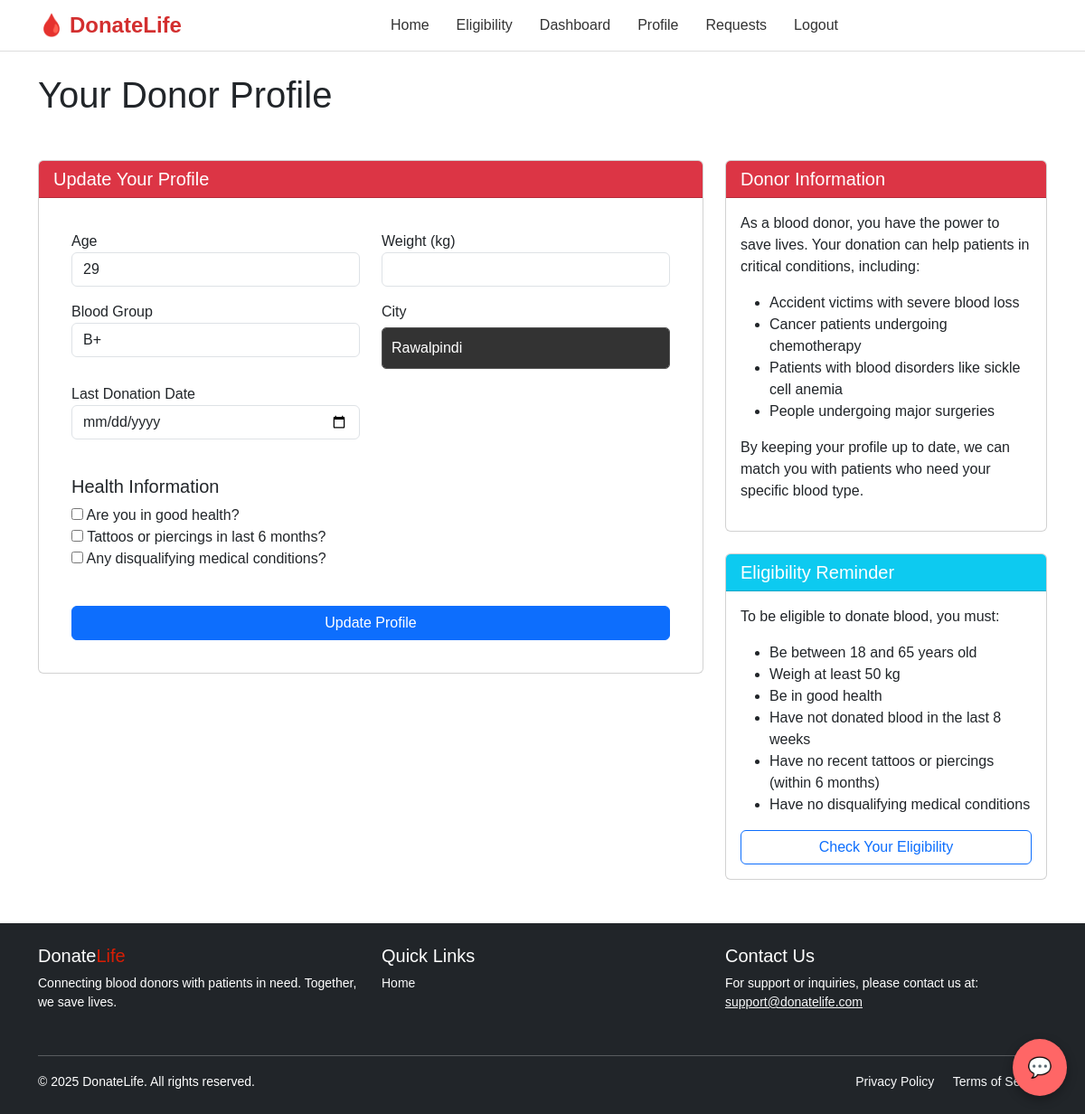
/accounts/profile/donor/ (signed in), run on an earlier commit of the app's database.
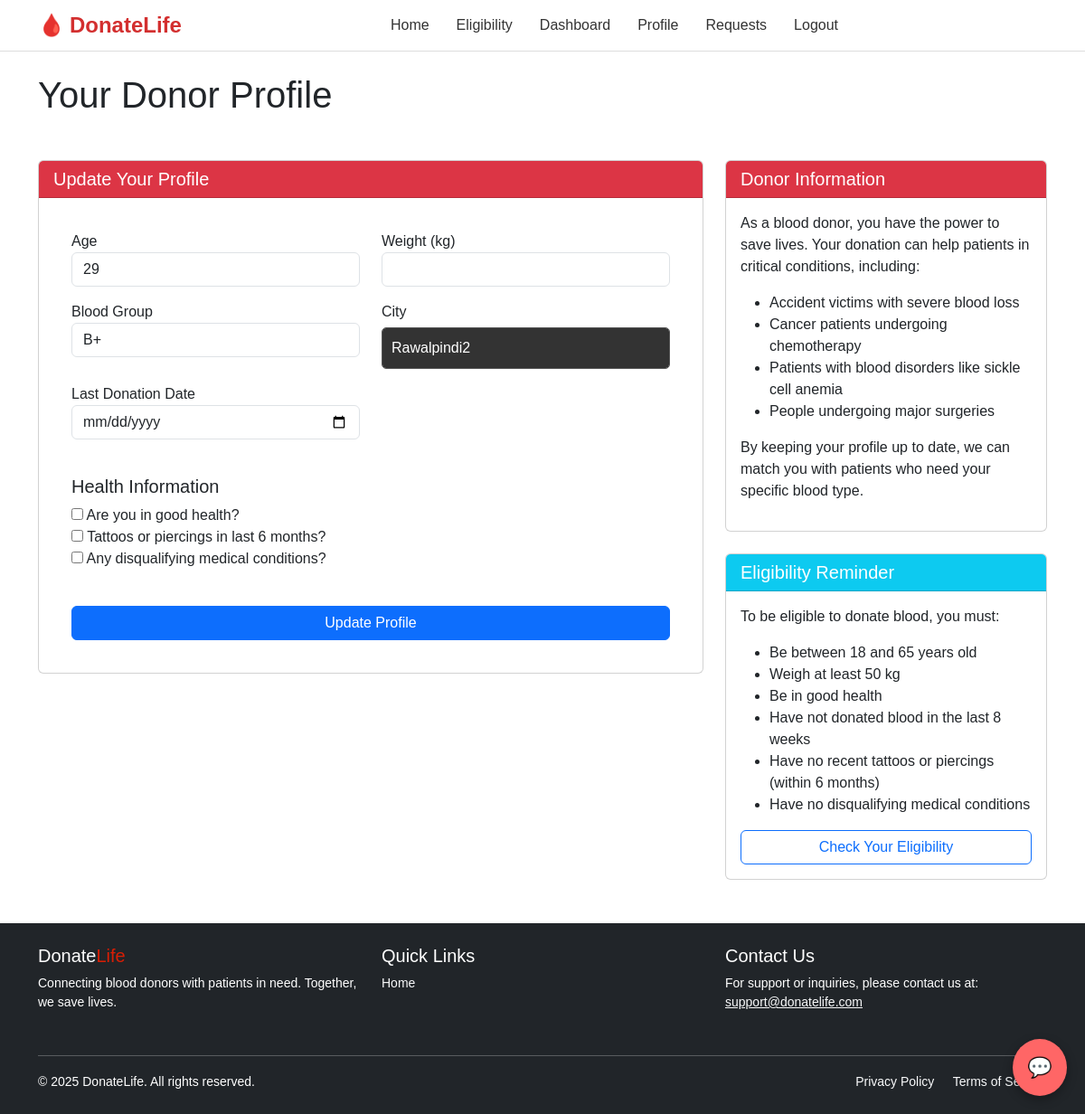
And on a later commit of the database.
### accounts/models.py (models this page shows, shortened)
class User(AbstractUser):
    ROLE_CHOICES = (
        ('donor', 'Blood Donor'),
        ('patient', 'Patient'),
        ('admin', 'Admin'),
    )
    role = models.CharField(max_length=10, choices=ROLE_CHOICES)
    age = models.IntegerField(null=True, blank=True)
    weight = models.FloatField(null=True, blank=True)
    blood_group = models.CharField(max_length=5, choices=[
        ('A+', 'A+'), ('A-', 'A-'),
        ('B+', 'B+'), ('B-', 'B-'),
        ('O+', 'O+'), ('O-', 'O-'),
        ('AB+', 'AB+'), ('AB-', 'AB-'),
    ], null=True, blank=True)
    city = models.CharField(max_length=100, null=True, blank=True)
    last_donation_date = models.DateField(null=True, blank=True)
    medical_condition = models.TextField(null=True, blank=True)

### accounts/views.py (the view)
# urls.py: path('profile/donor/', views.donor_profile, name='donor_profile'),
@login_required
def donor_profile(request):
    user = request.user
    if request.method == 'POST':
        form = DonorProfileForm(request.POST, instance=user)
        if form.is_valid():
            form.save()
            messages.success(request, "Profile updated successfully.")
            return redirect('donor_profile')
    else:
        form = DonorProfileForm(instance=user)
    return render(request, 'accounts/donor_profile.html', {'form': form})

### accounts/templates/accounts/donor_profile.html (shortened to what the changed rows need)
{% extends 'base.html' %}
{% load static %}
{% block content %}
<div class="container mt-4">
    <div class="row mb-4">
        <div class="col-12">
            <h1 class="mb-4 text-left">Your Donor Profile</h1>
        </div>
    </div>
    <div class="row">
        <div class="col-md-8">
            <div class="card">
                <div class="card-body">
                    <form method="post" novalidate>
                        <div class="row mb-3">
                            <div class="col-md-6">
                                <div class="mb-3">
                                    <label for="id_age">Age</label>
                                    {{ form.age }}
                                </div>
                            </div>
                            <div class="col-md-6">
                                <div class="mb-3">
                                    <label for="id_weight">Weight (kg)</label>
                                    {{ form.weight }}
                                </div>
                            </div>
                            <div class="col-md-6">
                                <div class="mb-3">
                                    <label for="id_blood_group">Blood Group</label>
                                    {{ form.blood_group }}
                                </div>
                            </div>
                            <div class="col-md-6">
                                <div class="mb-3">
                                    <label for="id_city">City</label>
                                    {{ form.city }}
                                </div>
                            </div>
                            <div class="col-md-6">
                                <div class="mb-3">
                                    <label for="id_last_donation_date">Last Donation Date</label>
                                    {{ form.last_donation_date }}
                                </div>
                            </div>
                        </div>
                    </form>
                </div>
            </div>
        </div>
    </div>
</div>
{% endblock %}

What changed in the data, as far as the page shows it:
changed User: city "Rawalpindi" → "Rawalpindi2"
